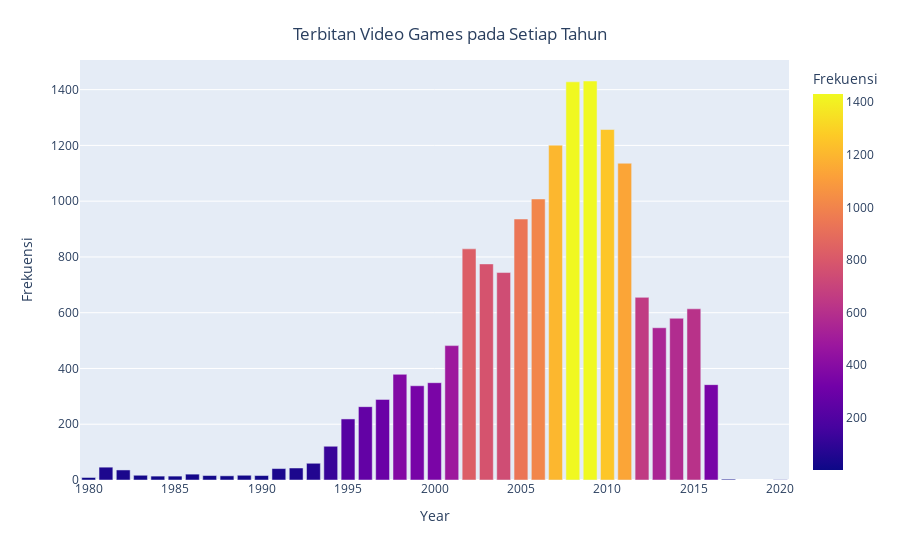

Notebook cell for this chart:
### Markdown cell above
#Melakukan visualisasi untuk mengetahui banyaknya video games yang diterbitkan pada setiap tahunnya.

### Code cell
import plotly.express as px
yeardata = df.groupby('Year', as_index=False).agg({"Name":"count"})

fig = px.bar(yeardata, x='Year', y='Name',
             hover_data=['Name'], color='Name',
             labels={'Name':'Frekuensi', 'Year' : 'Year'})

fig.update_layout(title={'text': "Terbitan Video Games pada Setiap Tahun", 'y': 0.95, 'x':0.5, 'xanchor': 'center', 'yanchor' : 'top'})
fig.show()

### Figure 1 — Plotly figure (JSON) as saved in the notebook; plotly's stock layout.template omitted (floating-point values rounded to 4 significant figures)
{"data": [{"alignmentgroup": "True", "hovertemplate": "Year=%{x}<br>Frekuensi=%{marker.color}<extra></extra>", "legendgroup": "", "marker": {"color": [9, 46, 36, 17, 14, 14, 21, 16, 15, 17, 16, 41, 43, 60, 121, 219, 263, 289, 379, 338, 349, 482, 829, 775, 744, 936, 1008, 1201, 1428, 1431, 1257, 1136, 655, 546, 580, 614, 342, 3, 1], "coloraxis": "coloraxis", "pattern": {"shape": ""}}, "name": "", "offsetgroup": "", "orientation": "v", "showlegend": false, "textposition": "auto", "type": "bar", "x": [1980, 1981, 1982, 1983, 1984, 1985, 1986, 1987, 1988, 1989, 1990, 1991, 1992, 1993, 1994, 1995, 1996, 1997, 1998, 1999, 2000, 2001, 2002, 2003, 2004, 2005, 2006, 2007, 2008, 2009, 2010, 2011, 2012, 2013, 2014, 2015, 2016, 2017, 2020], "xaxis": "x", "y": [9, 46, 36, 17, 14, 14, 21, 16, 15, 17, 16, 41, 43, 60, 121, 219, 263, 289, 379, 338, 349, 482, 829, 775, 744, 936, 1008, 1201, 1428, 1431, 1257, 1136, 655, 546, 580, 614, 342, 3, 1], "yaxis": "y"}], "layout": {"barmode": "relative", "coloraxis": {"colorbar": {"title": {"text": "Frekuensi"}}, "colorscale": [[0, "#0d0887"], [0.1111, "#46039f"], [0.2222, "#7201a8"], [0.3333, "#9c179e"], [0.4444, "#bd3786"], [0.5556, "#d8576b"], [0.6667, "#ed7953"], [0.7778, "#fb9f3a"], [0.8889, "#fdca26"], [1, "#f0f921"]]}, "legend": {"tracegroupgap": 0}, "margin": {"t": 60}, "title": {"text": "Terbitan Video Games pada Setiap Tahun", "x": 0.5, "xanchor": "center", "y": 0.95, "yanchor": "top"}, "xaxis": {"anchor": "y", "domain": [0, 1], "title": {"text": "Year"}}, "yaxis": {"anchor": "x", "domain": [0, 1], "title": {"text": "Frekuensi"}}}}
